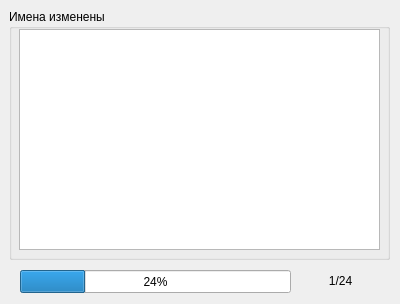
<?xml version="1.0" encoding="UTF-8"?>
<ui version="4.0">
 <class>Form</class>
 <widget class="QWidget" name="Form">
  <property name="geometry">
   <rect>
    <x>0</x>
    <y>0</y>
    <width>400</width>
    <height>304</height>
   </rect>
  </property>
  <property name="windowTitle">
   <string>Form</string>
  </property>
  <widget class="QProgressBar" name="progressBar">
   <property name="geometry">
    <rect>
     <x>20</x>
     <y>270</y>
     <width>271</width>
     <height>23</height>
    </rect>
   </property>
   <property name="value">
    <number>24</number>
   </property>
  </widget>
  <widget class="QLabel" name="label">
   <property name="geometry">
    <rect>
     <x>300</x>
     <y>270</y>
     <width>81</width>
     <height>21</height>
    </rect>
   </property>
   <property name="text">
    <string>1/24</string>
   </property>
   <property name="alignment">
    <set>Qt::AlignCenter</set>
   </property>
  </widget>
  <widget class="QGroupBox" name="groupBox">
   <property name="geometry">
    <rect>
     <x>9</x>
     <y>9</y>
     <width>381</width>
     <height>251</height>
    </rect>
   </property>
   <property name="title">
    <string>Имена изменены</string>
   </property>
   <widget class="QTextEdit" name="textEdit">
    <property name="geometry">
     <rect>
      <x>10</x>
      <y>20</y>
      <width>361</width>
      <height>221</height>
     </rect>
    </property>
   </widget>
  </widget>
 </widget>
 <resources/>
 <connections/>
</ui>
